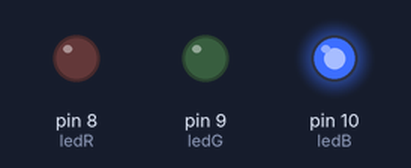
A sketch run on a simulated Arduino Uno, built with avr-gcc and run on an emulated ATmega328P. On the bench: output pins drawn as LEDs (lit = HIGH).

Above: at 0.15 s.
At 0.4 s:
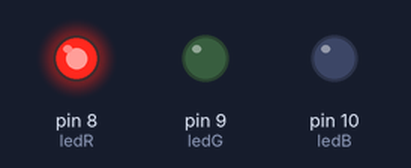
Timing chart, 0 to 3.0 s (numbered marks = the images above):
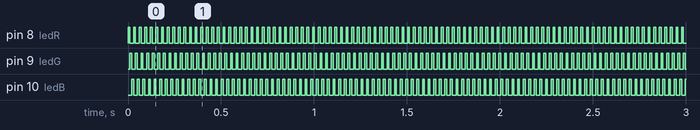

Measured:
- by itself, pin 8 (ledR), pin 9 (ledG), pin 10 (ledB): alternates HIGH for 0.01 s and LOW for 0.02 s

The sketch:

LED3Color.ino
```cpp
int ledR = 8;
int ledG = 9;
int ledB = 10;

void setup(){
  pinMode(ledR, OUTPUT);
  pinMode(ledG, OUTPUT);
  pinMode(ledB, OUTPUT);
}

void loop(){
  lightUp(ledR);
  delay(10);
  lightUp(ledG);
  delay(10);
  lightUp(ledB);
  delay(10);
}

void lightUp(int led){
  digitalWrite(ledR, LOW);
  digitalWrite(ledG, LOW);
  digitalWrite(ledB, LOW);
  digitalWrite(led, HIGH);
}
```
